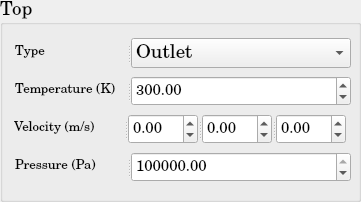
          <widget class="QGroupBox" name="SP_BoundaryCondition_Top">
           <property name="minimumSize">
            <size>
             <width>361</width>
             <height>202</height>
            </size>
           </property>
           <property name="maximumSize">
            <size>
             <width>361</width>
             <height>202</height>
            </size>
           </property>
           <property name="font">
            <font>
             <family>Century Schoolbook L</family>
             <pointsize>14</pointsize>
             <weight>50</weight>
             <bold>false</bold>
            </font>
           </property>
           <property name="title">
            <string>Top</string>
           </property>
           <layout class="QGridLayout" name="gridLayout_61">
            <item row="2" column="0">
             <widget class="QSplitter" name="splitter_47">
              <property name="minimumSize">
               <size>
                <width>338</width>
                <height>30</height>
               </size>
              </property>
              <property name="maximumSize">
               <size>
                <width>334</width>
                <height>30</height>
               </size>
              </property>
              <property name="orientation">
               <enum>Qt::Horizontal</enum>
              </property>
              <widget class="QLabel" name="SP_Temperature_Top_BC">
               <property name="minimumSize">
                <size>
                 <width>110</width>
                 <height>30</height>
                </size>
               </property>
               <property name="maximumSize">
                <size>
                 <width>110</width>
                 <height>30</height>
                </size>
               </property>
               <property name="text">
                <string>&lt;html&gt;&lt;head/&gt;&lt;body&gt;&lt;p&gt;&lt;span style=&quot; font-size:10pt;&quot;&gt;Temperature (K)&lt;/span&gt;&lt;/p&gt;&lt;/body&gt;&lt;/html&gt;</string>
               </property>
              </widget>
              <widget class="QDoubleSpinBox" name="SP_Temperature_Top_BC_doubleSpinBox">
               <property name="minimumSize">
                <size>
                 <width>220</width>
                 <height>30</height>
                </size>
               </property>
               <property name="maximumSize">
                <size>
                 <width>220</width>
                 <height>30</height>
                </size>
               </property>
               <property name="font">
                <font>
                 <pointsize>11</pointsize>
                </font>
               </property>
               <property name="maximum">
                <double>1000000000.000000000000000</double>
               </property>
               <property name="value">
                <double>300.000000000000000</double>
               </property>
              </widget>
             </widget>
            </item>
            <item row="3" column="0">
             <widget class="QSplitter" name="splitter_40">
              <property name="orientation">
               <enum>Qt::Horizontal</enum>
              </property>
              <widget class="QLabel" name="SP_Velocity_Top_BC">
               <property name="minimumSize">
                <size>
                 <width>110</width>
                 <height>30</height>
                </size>
               </property>
               <property name="maximumSize">
                <size>
                 <width>110</width>
                 <height>30</height>
                </size>
               </property>
               <property name="text">
                <string>&lt;html&gt;&lt;head/&gt;&lt;body&gt;&lt;p&gt;&lt;span style=&quot; font-size:10pt;&quot;&gt;Velocity (m/s)&lt;/span&gt;&lt;/p&gt;&lt;/body&gt;&lt;/html&gt;</string>
               </property>
              </widget>
              <widget class="QSplitter" name="splitter_70">
               <property name="minimumSize">
                <size>
                 <width>220</width>
                 <height>30</height>
                </size>
               </property>
               <property name="maximumSize">
                <size>
                 <width>218</width>
                 <height>30</height>
                </size>
               </property>
               <property name="orientation">
                <enum>Qt::Horizontal</enum>
               </property>
               <widget class="QDoubleSpinBox" name="SP_Velocity_1d_Top_BC_doubleSpinBox">
                <property name="minimumSize">
                 <size>
                  <width>68</width>
                  <height>30</height>
                 </size>
                </property>
                <property name="maximumSize">
                 <size>
                  <width>70</width>
                  <height>30</height>
                 </size>
                </property>
                <property name="font">
                 <font>
                  <pointsize>11</pointsize>
                 </font>
                </property>
                <property name="minimum">
                 <double>-1000000000.000000000000000</double>
                </property>
                <property name="maximum">
                 <double>1000000000.000000000000000</double>
                </property>
               </widget>
               <widget class="QDoubleSpinBox" name="SP_Velocity_2d_Top_BC_doubleSpinBox">
                <property name="minimumSize">
                 <size>
                  <width>68</width>
                  <height>30</height>
                 </size>
                </property>
                <property name="maximumSize">
                 <size>
                  <width>70</width>
                  <height>30</height>
                 </size>
                </property>
                <property name="font">
                 <font>
                  <pointsize>11</pointsize>
                 </font>
                </property>
                <property name="minimum">
                 <double>-1000000000.000000000000000</double>
                </property>
                <property name="maximum">
                 <double>1000000000.000000000000000</double>
                </property>
               </widget>
               <widget class="QDoubleSpinBox" name="SP_Velocity_3d_Top_BC_doubleSpinBox">
                <property name="minimumSize">
                 <size>
                  <width>68</width>
                  <height>30</height>
                 </size>
                </property>
                <property name="maximumSize">
                 <size>
                  <width>70</width>
                  <height>30</height>
                 </size>
                </property>
                <property name="font">
                 <font>
                  <pointsize>11</pointsize>
                 </font>
                </property>
                <property name="minimum">
                 <double>-1000000000.000000000000000</double>
                </property>
                <property name="maximum">
                 <double>1000000000.000000000000000</double>
                </property>
               </widget>
              </widget>
             </widget>
            </item>
            <item row="4" column="0">
             <widget class="QSplitter" name="splitter_71">
              <property name="minimumSize">
               <size>
                <width>338</width>
                <height>30</height>
               </size>
              </property>
              <property name="maximumSize">
               <size>
                <width>334</width>
                <height>30</height>
               </size>
              </property>
              <property name="orientation">
               <enum>Qt::Horizontal</enum>
              </property>
              <widget class="QLabel" name="SP_Pressure_Top_BC">
               <property name="minimumSize">
                <size>
                 <width>110</width>
                 <height>30</height>
                </size>
               </property>
               <property name="maximumSize">
                <size>
                 <width>110</width>
                 <height>30</height>
                </size>
               </property>
               <property name="text">
                <string>&lt;html&gt;&lt;head/&gt;&lt;body&gt;&lt;p&gt;&lt;span style=&quot; font-size:10pt;&quot;&gt;Pressure (Pa)&lt;/span&gt;&lt;/p&gt;&lt;/body&gt;&lt;/html&gt;</string>
               </property>
              </widget>
              <widget class="QDoubleSpinBox" name="SP_Pressure_Top_BC_doubleSpinBox">
               <property name="minimumSize">
                <size>
                 <width>220</width>
                 <height>30</height>
                </size>
               </property>
               <property name="maximumSize">
                <size>
                 <width>220</width>
                 <height>30</height>
                </size>
               </property>
               <property name="font">
                <font>
                 <pointsize>11</pointsize>
                </font>
               </property>
               <property name="maximum">
                <double>1000000000.000000000000000</double>
               </property>
               <property name="value">
                <double>100000.000000000000000</double>
               </property>
              </widget>
             </widget>
            </item>
            <item row="1" column="0">
             <widget class="QSplitter" name="splitter_46">
              <property name="minimumSize">
               <size>
                <width>338</width>
                <height>30</height>
               </size>
              </property>
              <property name="maximumSize">
               <size>
                <width>334</width>
                <height>30</height>
               </size>
              </property>
              <property name="orientation">
               <enum>Qt::Horizontal</enum>
              </property>
              <widget class="QLabel" name="SP_Type_Top_BC">
               <property name="minimumSize">
                <size>
                 <width>110</width>
                 <height>30</height>
                </size>
               </property>
               <property name="maximumSize">
                <size>
                 <width>110</width>
                 <height>30</height>
                </size>
               </property>
               <property name="text">
                <string>&lt;html&gt;&lt;head/&gt;&lt;body&gt;&lt;p&gt;&lt;span style=&quot; font-size:10pt;&quot;&gt;Type&lt;/span&gt;&lt;/p&gt;&lt;/body&gt;&lt;/html&gt;</string>
               </property>
              </widget>
              <widget class="QComboBox" name="SP_Type_Top_BC_ComboBox">
               <property name="minimumSize">
                <size>
                 <width>220</width>
                 <height>30</height>
                </size>
               </property>
               <property name="maximumSize">
                <size>
                 <width>220</width>
                 <height>30</height>
                </size>
               </property>
               <item>
                <property name="text">
                 <string>Outlet</string>
                </property>
               </item>
               <item>
                <property name="text">
                 <string>Wall</string>
                </property>
               </item>
               <item>
                <property name="text">
                 <string>Inlet</string>
                </property>
               </item>
               <item>
                <property name="text">
                 <string>Neumann</string>
                </property>
               </item>
               <item>
                <property name="text">
                 <string>Dirichlet</string>
                </property>
               </item>
              </widget>
             </widget>
            </item>
           </layout>
          </widget>
